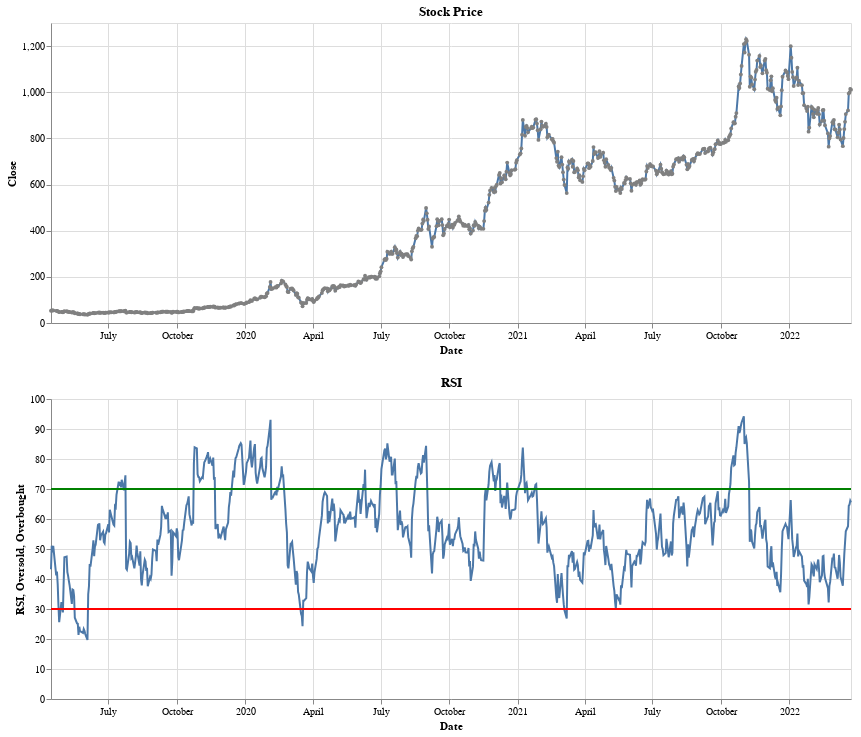

Source (notebook cell):
### Code cell
#Plotting RSI chart with Oversold and Overbought lines
RSI = alt.Chart(df).mark_line().encode(
    x='Date:T',
    y='RSI:Q',
    tooltip=[alt.Tooltip('date:T', format='%m/%d'),
             alt.Tooltip('Close:Q', format=',.2f'),
             alt.Tooltip('RSI:Q', format=',.2f')]
).properties(
    title='RSI',
    width=800,
    height=300)

Oversold = alt.Chart(df).mark_line(color= 'red').encode(
    x='Date:T',
    y='Oversold:Q'
)

Overbought = alt.Chart(df).mark_line(color= 'green').encode(
    x='Date:T',
    y='Overbought:Q'
)

RSI_Chart=RSI+Oversold+Overbought
Stock & RSI_Chart

### Figure 1 — Vega-Lite specification as saved in the notebook (floating-point values rounded to 4 significant figures; data arrays with more than 128 entries replaced by an {"elided": "..."} marker saying what was removed)
{"config": {"view": {"continuousWidth": 400, "continuousHeight": 300}}, "vconcat": [{"mark": {"type": "line", "point": {"color": "grey", "size": 15}}, "encoding": {"tooltip": [{"type": "temporal", "field": "date", "format": "%m/%d"}, {"type": "quantitative", "field": "Close", "format": ",.2f"}], "x": {"type": "temporal", "field": "Date"}, "y": {"type": "quantitative", "field": "Close"}}, "height": 300, "title": "Stock Price", "width": 800}, {"layer": [{"mark": "line", "encoding": {"tooltip": [{"type": "temporal", "field": "date", "format": "%m/%d"}, {"type": "quantitative", "field": "Close", "format": ",.2f"}, {"type": "quantitative", "field": "RSI", "format": ",.2f"}], "x": {"type": "temporal", "field": "Date"}, "y": {"type": "quantitative", "field": "RSI"}}, "height": 300, "title": "RSI", "width": 800}, {"mark": {"type": "line", "color": "red"}, "encoding": {"x": {"type": "temporal", "field": "Date"}, "y": {"type": "quantitative", "field": "Oversold"}}}, {"mark": {"type": "line", "color": "green"}, "encoding": {"x": {"type": "temporal", "field": "Date"}, "y": {"type": "quantitative", "field": "Overbought"}}}]}], "data": {"name": "data-0b706ea303b75b441ec8b7d5b3f2efd1"}, "$schema": "https://vega.github.io/schema/vega-lite/v4.8.1.json", "datasets": {"data-0b706ea303b75b441ec8b7d5b3f2efd1": {"elided": "744 records"}}}
